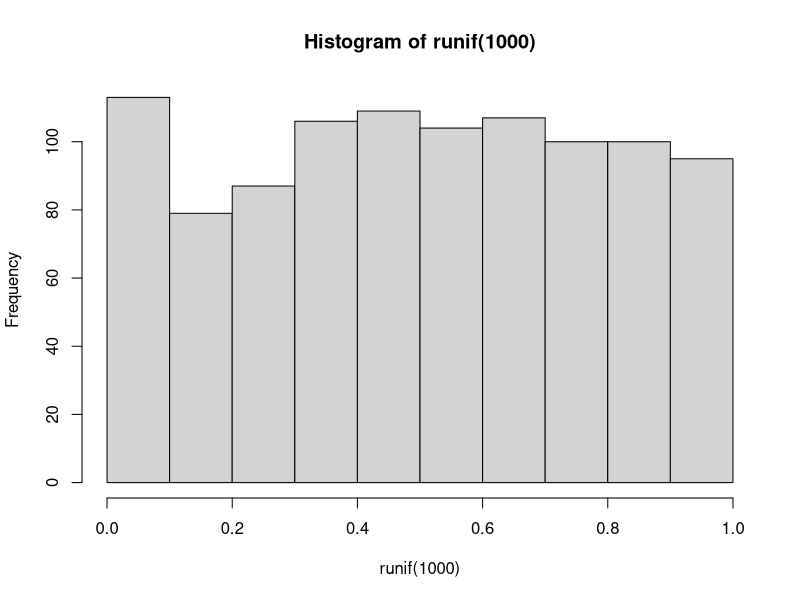
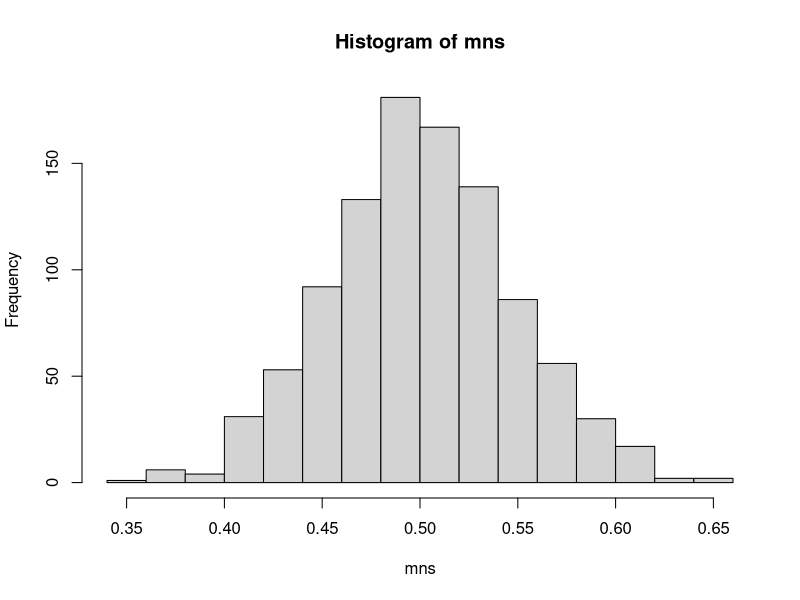

Here is the R script that generated these plots, in order:
## ---- chunk 1
hist(runif(1000))
## ---- chunk 2
mns <- NULL
for (i in 1:1000) mns <- c(mns, mean(runif(40)))
hist(mns)
## ---- chunk 3
# Dummy values
theMean = 2.1589
theSd = 3.989388
Statistic <- c("Mean", "Std. Deviation")
Sample <- c(round(theMean, 2), round(theSd, 2))
Theoretical <- c(5.0, 5.0)
theTable <- data.frame(Statistic, Sample, Theoretical)
rownames(theTable) <- NULL
knitr::kable(theTable)
